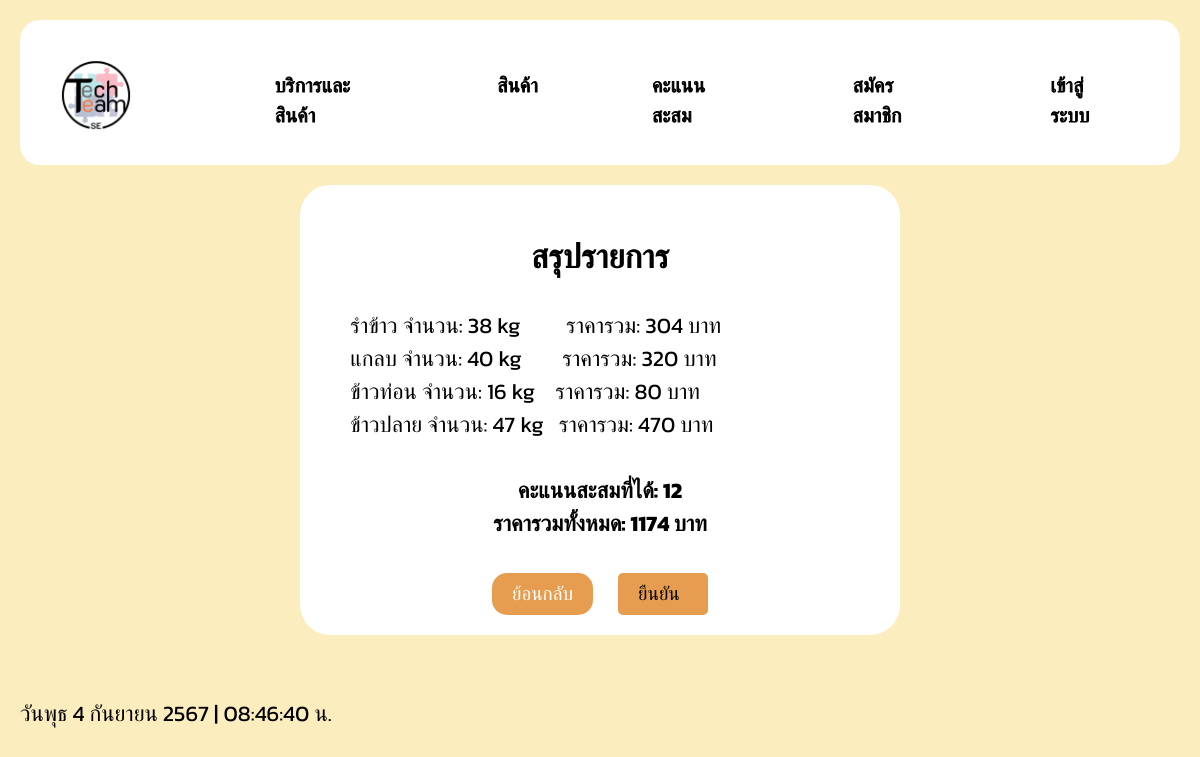
Screenshot of /sumproduct.php with the database file from the repository.
### tables this page shows
CREATE TABLE `orderproduct` (
  `OrderProduct_Id` int(11) NOT NULL,
  `OrderProduct_Date` date NOT NULL,
  `Member_Id` int(11) NOT NULL,
  `Kg_Rice_bran` double NOT NULL COMMENT 'รำข้าว',
  `Kg_Husk` double NOT NULL COMMENT 'แกลบ',
  `Kg_Rice_chunks` double NOT NULL COMMENT 'ข้าวท่อน',
  `Kg_Broken_rice` double NOT NULL COMMENT 'ข้าวปลาย',
  `Total_Product` double NOT NULL
);

### sumproduct.php (the view, shortened to what this page needs)
<!DOCTYPE html>
<html lang="en">
<head>
    <link rel="stylesheet" href="assets/css/style.css">
</head>
<body>
    <div class="header">
        <div class="menu">
            <div class="logo">
                <img onclick="document.location='index.html'" class="img-fluid h-100" src="img/TechTeam.png" alt="">
            </div>
            <a href="OrderService.php">บริการและสินค้า</a>
            <a href="OrderProduct2.php">สินค้า</a>
            <a href="point.php">คะแนนสะสม</a>
            <a href="register.php" onclick="register()">สมัครสมาชิก</a>
            <a href="login.php" onclick="login()">เข้าสู่ระบบ</a>
        </div>
    </div>
    <section id="contact" class="contact">
        <div class="container">
            <div class="single-contact-box">
                <h2><b><center>สรุปรายการ</center></b></h2>
                <?php
                include('include/config.php');
                $price_per_kg_product1 = 8;
                $price_per_kg_product2 = 8;
                $price_per_kg_product3 = 5;
                $price_per_kg_product4 = 10;
                $total_price = 0;
                $sqlProduct = "SELECT * FROM orderproduct ORDER BY orderProduct_Id DESC LIMIT 1";
                $resultProduct = mysqli_query($mysqli_p, $sqlProduct);
                $hasProductData = mysqli_num_rows($resultProduct) > 0;
                if ($hasProductData) {
                    $rowProduct = mysqli_fetch_assoc($resultProduct);
                    if ($rowProduct['Kg_Rice_bran']) {
                        $kg_product1_price = $rowProduct['Kg_Rice_bran'] * $price_per_kg_product1;
                        $total_price += $kg_product1_price;
                        echo "<div class='item' style='text-align: left; padding-right: 15px;'>&nbsp;&nbsp;&nbsp;&nbsp;&nbsp;&nbsp;รำข้าว  จำนวน: " . $rowProduct['Kg_Rice_bran'] . " kg&nbsp;&nbsp;&nbsp;&nbsp;&nbsp;&nbsp;&nbsp;&nbsp; ";
                        echo "ราคารวม: " . $kg_product1_price . " บาท</div>";
                    }
                    if ($rowProduct['Kg_Husk']) {
                        $kg_product2_price = $rowProduct['Kg_Husk'] * $price_per_kg_product2;
                        $total_price += $kg_product2_price;
                        echo "<div class='item' style='text-align: left; padding-right: 15px;'>&nbsp;&nbsp;&nbsp;&nbsp;&nbsp;&nbsp;แกลบ  จำนวน: " . $rowProduct['Kg_Husk'] . " kg&nbsp;&nbsp;&nbsp;&nbsp;&nbsp;&nbsp;&nbsp;&nbsp;";
                        echo "ราคารวม: " . $kg_product2_price . " บาท</div>";
                    }
                    if ($rowProduct['Kg_Rice_chunks']) {
                        $kg_product3_price = $rowProduct['Kg_Rice_chunks'] * $price_per_kg_product3;
                        $total_price += $kg_product3_price;
                        echo "<div class='item' style='text-align: left; padding-right: 15px;'>&nbsp;&nbsp;&nbsp;&nbsp;&nbsp;&nbsp;ข้าวท่อน  จำนวน: " . $rowProduct['Kg_Rice_chunks'] . " kg&nbsp;&nbsp;&nbsp;&nbsp;";
                        echo "ราคารวม: " . $kg_product3_price . " บาท</div>";
                    }
                    if ($rowProduct['Kg_Broken_rice']) {
                        $kg_product4_price = $rowProduct['Kg_Broken_rice'] * $price_per_kg_product4;
                        $total_price += $kg_product4_price;
                        echo "<div class='item' style='text-align: left; padding-right: 15px;'>&nbsp;&nbsp;&nbsp;&nbsp;&nbsp;&nbsp;ข้าวปลาย  จำนวน: " . $rowProduct['Kg_Broken_rice'] . " kg&nbsp;&nbsp;&nbsp;";
                        echo "ราคารวม: " . $kg_product4_price . " บาท</div><br>";
                    }
                    $total_price = $rowProduct['Total_Product'];
                    $earned_points = ceil($total_price / 100);
                    $member_id = isset($_SESSION['Member_Id']) ? $_SESSION['Member_Id'] : 0;
                    $sqlUpdatePoints = "UPDATE member SET Member_Point = Member_Point + $earned_points WHERE Member_Id = $member_id";
                    $resultUpdatePoints = mysqli_query($mysqli_p, $sqlUpdatePoints);
                    if ($resultUpdatePoints) {
                        echo "<center><b>คะแนนสะสมที่ได้: $earned_points</b></center>";
                    } else {
                        echo "<div class='summary'>มีข้อผิดพลาดในการเพิ่มคะแนนสะสม</div>";
                    }
                }
                else {
                    echo "<div class='summary'>ไม่พบข้อมูลสินค้าหรือบริการ</div>";
                }
                echo "<center><b>ราคารวมทั้งหมด: " . $total_price . " บาท</b></center>";
                ?>
                <br>
                <div>
                    <center>
                        <input class="btn1 " type="button" onclick="document.location='OrderProduct.php'" value="ย้อนกลับ">
                        <input class="btn" name="receiptsub" type="submid" onclick="document.location='receiptproduct.php'" value="ยืนยัน">
                    </center>
                </div>
            </div>
        </div>
    </section>
    <p class="time" id="real-time"></p>
</body>
</html>

### assets/css/style.css (style rules this page uses)
body { font-family: 'Kanit', sans-serif; font-size: 22px; background-color: #fbedbe; color: #000; margin: 0; padding: 20px; display: flex; flex-direction: column; align-items: flex; }
p.time { position: left; bottom: 8px; left: 16px; }
a { --fill-color: #000000; position: relative; display: block; padding: 2px 0; font-family: 'Kanit', sans-serif; text-decoration: none; text-transform: uppercase; -webkit-text-stroke: 1px var(--fill-color); background: linear-gradient(var(--fill-color) 0 100%) right / 0 no-repeat; color: transparent; background-clip: text; transition: 0.5s linear; margin-left: auto; }
.logo img { padding: 11px; display: flex; width: 120px; height: auto; margin-right: 51px; }
.menu { display: flex; justify-content: center; background-color: #ffffff; border-radius: 20px; padding: 5px; width: auto; overflow: hidden; height: 135px; }
.menu a { color: #000; text-decoration: none; margin: 0 30px; font-size: 20px; padding: 50px; border-radius: 5px; transition: background-color 0.3s, color 0.3s; cursor: pointer; padding: 45px 27px; }
.container { max-width: 600px; margin: 0 auto; padding: 20px; }
input { padding: 8px; margin-bottom: 16px; }
.single-contact-box { background-color: #fff; padding: 20px; margin-bottom: 20px; border-radius: 30px; }
.btn { display: inline-block; background-color: #e69d50; text-decoration: none; padding: 10px 20px; margin: 0 10px; border-radius: 15px; border: none; cursor: pointer; font-size: 19px; }
.btn1 { display: inline-block; background-color: #e69d50; text-decoration: none; padding: 10px 20px; margin: 0 10px; border-radius: 15px; border: none; cursor: pointer; font-size: 19px; color: #ffffff; }
input[name="receiptsub"] { width: 50px; padding: 10px 20px; background-color: #e69d50; color: #040404; border: none; border-radius: 5px; cursor: pointer; transition: background-color 0.3s; }

### sumproduct.php (style rules this page uses)
.item { text-align: center; }

### rows the page displays
orderproduct: Kg_Rice_bran "38", Kg_Rice_bran "304", Kg_Husk "40", Kg_Husk "320", Kg_Rice_chunks "16", Kg_Rice_chunks "80", Kg_Broken_rice "47", Kg_Broken_rice "470", Total_Product "12", Total_Product "1174"
